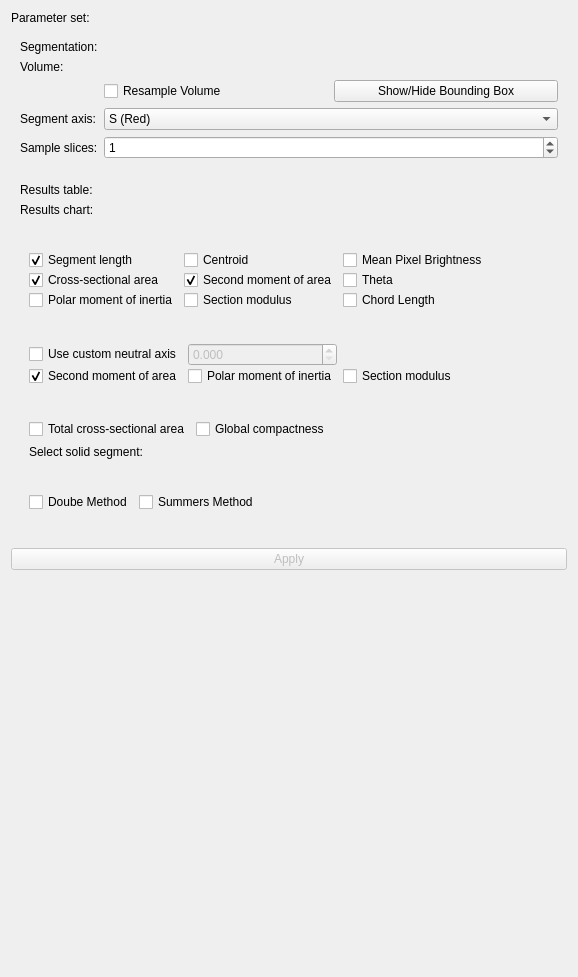
<?xml version="1.0" encoding="UTF-8"?>
<ui version="4.0">
 <class>SegmentSliceGeometry</class>
 <widget class="qMRMLWidget" name="SegmentSliceGeometry">
  <property name="geometry">
   <rect>
    <x>0</x>
    <y>0</y>
    <width>578</width>
    <height>977</height>
   </rect>
  </property>
  <property name="layoutDirection">
   <enum>Qt::LeftToRight</enum>
  </property>
  <layout class="QFormLayout" name="formLayout">
   <item row="0" column="1">
    <widget class="qMRMLNodeComboBox" name="parameterNodeSelector" native="true">
     <property name="toolTip">
      <string>Pick node to store parameter set</string>
     </property>
     <property name="nodeTypes" stdset="0">
      <stringlist>
       <string>vtkMRMLScriptedModuleNode</string>
      </stringlist>
     </property>
     <property name="showHidden" stdset="0">
      <bool>true</bool>
     </property>
     <property name="baseName" stdset="0">
      <string>SegmentSliceGeometry</string>
     </property>
     <property name="renameEnabled" stdset="0">
      <bool>true</bool>
     </property>
    </widget>
   </item>
   <item row="1" column="0" colspan="2">
    <widget class="ctkCollapsibleButton" name="basicCollapsibleButton" native="true">
     <property name="text" stdset="0">
      <string>Inputs</string>
     </property>
     <layout class="QFormLayout" name="formLayout_2">
      <item row="0" column="0">
       <widget class="QLabel" name="label">
        <property name="text">
         <string>Segmentation:</string>
        </property>
       </widget>
      </item>
      <item row="0" column="1">
       <widget class="qMRMLSegmentSelectorWidget" name="regionSegmentSelector" native="true">
        <property name="sizePolicy">
         <sizepolicy hsizetype="Expanding" vsizetype="Preferred">
          <horstretch>0</horstretch>
          <verstretch>0</verstretch>
         </sizepolicy>
        </property>
        <property name="segmentationNodeSelectorVisible" stdset="0">
         <bool>true</bool>
        </property>
       </widget>
      </item>
      <item row="2" column="0">
       <widget class="QLabel" name="label">
        <property name="text">
         <string>Volume:</string>
        </property>
       </widget>
      </item>
      <item row="2" column="1">
       <widget class="qMRMLNodeComboBox" name="volumeSelector" native="true">
        <property name="toolTip">
         <string>Pick the input to the algorithm.</string>
        </property>
        <property name="nodeTypes" stdset="0">
         <stringlist>
          <string>vtkMRMLScalarVolumeNode</string>
         </stringlist>
        </property>
        <property name="showChildNodeTypes" stdset="0">
         <bool>false</bool>
        </property>
        <property name="noneEnabled" stdset="0">
         <bool>true</bool>
        </property>
        <property name="addEnabled" stdset="0">
         <bool>false</bool>
        </property>
        <property name="removeEnabled" stdset="0">
         <bool>false</bool>
        </property>
       </widget>
      </item>
      <item row="3" column="1">
       <widget class="QFrame" name="frame_2">
        <layout class="QGridLayout" name="gridLayout_6">
         <property name="leftMargin">
          <number>0</number>
         </property>
         <property name="topMargin">
          <number>0</number>
         </property>
         <property name="rightMargin">
          <number>0</number>
         </property>
         <property name="bottomMargin">
          <number>0</number>
         </property>
         <property name="verticalSpacing">
          <number>0</number>
         </property>
         <item row="2" column="0">
          <widget class="QCheckBox" name="ResampleVolumecheckBox">
           <property name="text">
            <string>Resample Volume</string>
           </property>
           <property name="unchecked" stdset="0">
            <bool>true</bool>
           </property>
          </widget>
         </item>
         <item row="2" column="1">
          <widget class="QPushButton" name="BoundingBoxButton">
           <property name="text">
            <string>Show/Hide Bounding Box</string>
           </property>
           <property name="checkable">
            <bool>true</bool>
           </property>
           <property name="checked">
            <bool>false</bool>
           </property>
           <property name="autoRepeat">
            <bool>false</bool>
           </property>
           <property name="autoDefault">
            <bool>false</bool>
           </property>
           <property name="default">
            <bool>false</bool>
           </property>
           <property name="flat">
            <bool>false</bool>
           </property>
          </widget>
         </item>
        </layout>
       </widget>
      </item>
      <item row="5" column="0">
       <widget class="QLabel" name="label_3">
        <property name="text">
         <string>Segment axis:</string>
        </property>
       </widget>
      </item>
      <item row="5" column="1">
       <widget class="QComboBox" name="axisSelectorBox">
        <property name="currentIndex">
         <number>2</number>
        </property>
        <item>
         <property name="text">
          <string>R (Yellow)</string>
         </property>
        </item>
        <item>
         <property name="text">
          <string>A (Green)</string>
         </property>
        </item>
        <item>
         <property name="text">
          <string>S (Red)</string>
         </property>
        </item>
       </widget>
      </item>
      <item row="6" column="0">
       <widget class="QLabel" name="label_4">
        <property name="text">
         <string>Sample slices:</string>
        </property>
       </widget>
      </item>
      <item row="6" column="1">
       <widget class="QSpinBox" name="resamplespinBox">
        <property name="maximum">
         <number>50</number>
        </property>
        <property name="value">
         <number>1</number>
        </property>
       </widget>
      </item>
     </layout>
    </widget>
   </item>
   <item row="6" column="0" colspan="2">
    <widget class="ctkCollapsibleButton" name="basicCollapsibleButton_2" native="true">
     <property name="enabled">
      <bool>true</bool>
     </property>
     <property name="text" stdset="0">
      <string>Outputs</string>
     </property>
     <layout class="QFormLayout" name="formLayout_3">
      <item row="0" column="1">
       <widget class="qMRMLNodeComboBox" name="tableSelector" native="true">
        <property name="toolTip">
         <string>Pick the output to the algorithm.</string>
        </property>
        <property name="nodeTypes" stdset="0">
         <stringlist>
          <string>vtkMRMLTableNode</string>
         </stringlist>
        </property>
        <property name="showChildNodeTypes" stdset="0">
         <bool>false</bool>
        </property>
        <property name="noneEnabled" stdset="0">
         <bool>true</bool>
        </property>
        <property name="addEnabled" stdset="0">
         <bool>true</bool>
        </property>
        <property name="removeEnabled" stdset="0">
         <bool>true</bool>
        </property>
        <property name="editEnabled" stdset="0">
         <bool>true</bool>
        </property>
        <property name="renameEnabled" stdset="0">
         <bool>true</bool>
        </property>
        <property name="noneDisplay" stdset="0">
         <string>Create new table</string>
        </property>
       </widget>
      </item>
      <item row="0" column="0">
       <widget class="QLabel" name="label_6">
        <property name="text">
         <string>Results table:</string>
        </property>
       </widget>
      </item>
      <item row="1" column="0">
       <widget class="QLabel" name="label_4">
        <property name="text">
         <string>Results chart:</string>
        </property>
       </widget>
      </item>
      <item row="1" column="1">
       <widget class="qMRMLNodeComboBox" name="chartSelector" native="true">
        <property name="toolTip">
         <string>Pick the input to the algorithm.</string>
        </property>
        <property name="nodeTypes" stdset="0">
         <stringlist>
          <string>vtkMRMLPlotChartNode</string>
         </stringlist>
        </property>
        <property name="showChildNodeTypes" stdset="0">
         <bool>false</bool>
        </property>
        <property name="noneEnabled" stdset="0">
         <bool>true</bool>
        </property>
        <property name="addEnabled" stdset="0">
         <bool>false</bool>
        </property>
        <property name="removeEnabled" stdset="0">
         <bool>true</bool>
        </property>
        <property name="editEnabled" stdset="0">
         <bool>true</bool>
        </property>
        <property name="renameEnabled" stdset="0">
         <bool>true</bool>
        </property>
        <property name="noneDisplay" stdset="0">
         <string>Create new chart</string>
        </property>
       </widget>
      </item>
     </layout>
    </widget>
   </item>
   <item row="11" column="0">
    <widget class="QFrame" name="frame">
     <property name="frameShape">
      <enum>QFrame::StyledPanel</enum>
     </property>
     <property name="frameShadow">
      <enum>QFrame::Raised</enum>
     </property>
    </widget>
   </item>
   <item row="13" column="0">
    <widget class="QWidget" name="widget" native="true"/>
   </item>
   <item row="15" column="0" colspan="2">
    <widget class="QPushButton" name="applyButton">
     <property name="enabled">
      <bool>false</bool>
     </property>
     <property name="toolTip">
      <string>Run the algorithm.</string>
     </property>
     <property name="text">
      <string>Apply</string>
     </property>
    </widget>
   </item>
   <item row="16" column="0">
    <spacer name="verticalSpacer">
     <property name="orientation">
      <enum>Qt::Vertical</enum>
     </property>
     <property name="sizeHint" stdset="0">
      <size>
       <width>20</width>
       <height>40</height>
      </size>
     </property>
    </spacer>
   </item>
   <item row="8" column="0" colspan="2">
    <widget class="ctkCollapsibleButton" name="basicCollapsibleButton_3" native="true">
     <property name="text" stdset="0">
      <string>Advanced</string>
     </property>
     <property name="collapsed" stdset="0">
      <bool>false</bool>
     </property>
     <layout class="QFormLayout" name="formLayout_4">
      <item row="9" column="0" colspan="2">
       <widget class="ctkCollapsibleGroupBox" name="groupBox_1" native="true">
        <property name="title" stdset="0">
         <string>Select computations:</string>
        </property>
        <property name="collapsed" stdset="0">
         <bool>false</bool>
        </property>
        <layout class="QFormLayout" name="formLayout_5">
         <item row="0" column="0">
          <widget class="QFrame" name="frame_3">
           <layout class="QGridLayout" name="gridLayout_7">
            <property name="leftMargin">
             <number>0</number>
            </property>
            <property name="topMargin">
             <number>0</number>
            </property>
            <property name="rightMargin">
             <number>0</number>
            </property>
            <property name="bottomMargin">
             <number>0</number>
            </property>
            <property name="verticalSpacing">
             <number>0</number>
            </property>
            <item row="0" column="0">
             <widget class="QCheckBox" name="LengthcheckBox">
              <property name="text">
               <string>Segment length</string>
              </property>
              <property name="checked">
               <bool>true</bool>
              </property>
             </widget>
            </item>
            <item row="0" column="1">
             <widget class="QCheckBox" name="CentroidcheckBox">
              <property name="text">
               <string>Centroid</string>
              </property>
              <property name="checked">
               <bool>false</bool>
              </property>
             </widget>
            </item>
            <item row="1" column="2">
             <widget class="QCheckBox" name="ThetacheckBox">
              <property name="text">
               <string>Theta</string>
              </property>
              <property name="checked">
               <bool>false</bool>
              </property>
             </widget>
            </item>
            <item row="3" column="2">
             <widget class="QCheckBox" name="RcheckBox">
              <property name="text">
               <string>Chord Length</string>
              </property>
              <property name="checked">
               <bool>false</bool>
              </property>
             </widget>
            </item>
            <item row="1" column="0">
             <widget class="QCheckBox" name="CSAcheckBox">
              <property name="text">
               <string>Cross-sectional area</string>
              </property>
              <property name="checked">
               <bool>true</bool>
              </property>
             </widget>
            </item>
            <item row="0" column="2">
             <widget class="QCheckBox" name="IntensitycheckBox">
              <property name="text">
               <string>Mean Pixel Brightness</string>
              </property>
              <property name="checked">
               <bool>false</bool>
              </property>
             </widget>
            </item>
            <item row="1" column="1">
             <widget class="QCheckBox" name="SMAcheckBox_1">
              <property name="text">
               <string>Second moment of area</string>
              </property>
              <property name="checked">
               <bool>true</bool>
              </property>
             </widget>
            </item>
            <item row="3" column="1">
             <widget class="QCheckBox" name="MODcheckBox_1">
              <property name="text">
               <string>Section modulus</string>
              </property>
              <property name="checked">
               <bool>false</bool>
              </property>
             </widget>
            </item>
            <item row="3" column="0">
             <widget class="QCheckBox" name="PolarcheckBox_1">
              <property name="text">
               <string>Polar moment of inertia</string>
              </property>
              <property name="checked">
               <bool>false</bool>
              </property>
             </widget>
            </item>
           </layout>
          </widget>
         </item>
        </layout>
       </widget>
      </item>
      <item row="10" column="0">
       <widget class="Line" name="line">
        <property name="orientation">
         <enum>Qt::Horizontal</enum>
        </property>
       </widget>
      </item>
      <item row="11" column="0" colspan="2">
       <widget class="ctkCollapsibleGroupBox" name="groupBox_2" native="true">
        <property name="title" stdset="0">
         <string>Compute with custom neutral axis:</string>
        </property>
        <property name="collapsed" stdset="0">
         <bool>false</bool>
        </property>
        <layout class="QFormLayout" name="formLayout_6">
         <item row="0" column="0">
          <widget class="QFrame" name="frame_4">
           <layout class="QGridLayout" name="gridLayout_8">
            <property name="leftMargin">
             <number>0</number>
            </property>
            <property name="topMargin">
             <number>0</number>
            </property>
            <property name="rightMargin">
             <number>0</number>
            </property>
            <property name="bottomMargin">
             <number>0</number>
            </property>
            <property name="verticalSpacing">
             <number>0</number>
            </property>
            <item row="0" column="0">
             <widget class="QCheckBox" name="OrientationcheckBox">
              <property name="text">
               <string>Use custom neutral axis</string>
              </property>
              <property name="checkable">
               <bool>true</bool>
              </property>
             </widget>
            </item>
            <item row="1" column="0">
             <widget class="QCheckBox" name="SMAcheckBox_2">
              <property name="enabled">
               <bool>true</bool>
              </property>
              <property name="text">
               <string>Second moment of area</string>
              </property>
              <property name="checked">
               <bool>true</bool>
              </property>
             </widget>
            </item>
            <item row="1" column="2">
             <widget class="QCheckBox" name="MODcheckBox_2">
              <property name="enabled">
               <bool>true</bool>
              </property>
              <property name="text">
               <string>Section modulus</string>
              </property>
              <property name="checked">
               <bool>false</bool>
              </property>
             </widget>
            </item>
            <item row="1" column="1">
             <widget class="QCheckBox" name="PolarcheckBox_2">
              <property name="enabled">
               <bool>true</bool>
              </property>
              <property name="text">
               <string>Polar moment of inertia</string>
              </property>
              <property name="checked">
               <bool>false</bool>
              </property>
             </widget>
            </item>
            <item row="0" column="1">
             <widget class="QDoubleSpinBox" name="orientationspinBox">
              <property name="enabled">
               <bool>false</bool>
              </property>
              <property name="decimals">
               <number>3</number>
              </property>
              <property name="maximum">
               <double>360.000000000000000</double>
              </property>
              <property name="singleStep">
               <double>1.000000000000000</double>
              </property>
             </widget>
            </item>
           </layout>
          </widget>
         </item>
        </layout>
       </widget>
      </item>
      <item row="12" column="0">
       <widget class="Line" name="line_4">
        <property name="orientation">
         <enum>Qt::Horizontal</enum>
        </property>
       </widget>
      </item>
      <item row="13" column="0" colspan="2">
       <widget class="ctkCollapsibleGroupBox" name="groupBox_2" native="true">
        <property name="title" stdset="0">
         <string>Total cross-sectional area and global compactness:</string>
        </property>
        <property name="collapsed" stdset="0">
         <bool>false</bool>
        </property>
        <layout class="QFormLayout" name="formLayout_7">
         <item row="0" column="0">
          <widget class="QCheckBox" name="TotalAreacheckBox">
           <property name="text">
            <string>Total cross-sectional area</string>
           </property>
           <property name="checked">
            <bool>false</bool>
           </property>
          </widget>
         </item>
         <item row="0" column="1">
          <widget class="QCheckBox" name="CompactnesscheckBox"> 
           <property name="text">
            <string>Global compactness</string>
           </property>
           <property name="checked">
            <bool>false</bool>
           </property>
          </widget>
         </item>
         <item row="1" column="0">
          <widget class="QLabel" name="label">
           <property name="text">
            <string>Select solid segment:</string>
           </property>
          </widget>
         </item>
         <item row="1" column="2">
          <widget class="qMRMLSegmentSelectorWidget" name="areaSegmentSelector" native="true">
           <property name = "enabled">
            <bool>false</bool>
           </property> 
           <property name="sizePolicy">
            <sizepolicy hsizetype="Expanding" vsizetype="Preferred">
             <horstretch>0</horstretch>
             <verstretch>0</verstretch>
            </sizepolicy>
           </property>
           <property name="segmentationNodeSelectorVisible" stdset="0">
            <bool>true</bool>
           </property>
          </widget>
         </item>
        </layout>
       </widget>
      </item>
      <item row="14" column="0">
       <widget class="Line" name="line_3">
        <property name="orientation">
         <enum>Qt::Horizontal</enum>
        </property>
       </widget>
      </item>
      <item row="15" column="0" colspan="2">
       <widget class="ctkCollapsibleGroupBox" name="groupBox_3" native="true">
        <property name="title" stdset="0">
         <string>Calculate unitless values:</string>
        </property>
        <property name="collapsed" stdset="0">
         <bool>true</bool>
        </property>
        <layout class="QFormLayout" name="formLayout_7">
         <item row="0" column="0">
          <widget class="QCheckBox" name="DoubecheckBox">
           <property name="text">
            <string>Doube Method</string>
           </property>
           <property name="checked">
            <bool>false</bool>
           </property>
          </widget>
         </item>
         <item row="0" column="1">
          <widget class="QCheckBox" name="SummerscheckBox">
           <property name="text">
            <string>Summers Method</string>
           </property>
           <property name="checked">
            <bool>false</bool>
           </property>
          </widget>
         </item>
        </layout>
       </widget>
      </item>
     </layout>
    </widget>
   </item>
   <item row="0" column="0">
    <widget class="QLabel" name="parameterSetLabel">
     <property name="text">
      <string>Parameter set: </string>
     </property>
    </widget>
   </item>
  </layout>
 </widget>
 <customwidgets>
  <customwidget>
   <class>qMRMLNodeComboBox</class>
   <extends>QWidget</extends>
   <header>qMRMLNodeComboBox.h</header>
  </customwidget>
  <customwidget>
   <class>qMRMLWidget</class>
   <extends>QWidget</extends>
   <header>qMRMLWidget.h</header>
   <container>1</container>
  </customwidget>
  <customwidget>
   <class>ctkCollapsibleButton</class>
   <extends>QWidget</extends>
   <header>ctkCollapsibleButton.h</header>
   <container>1</container>
  </customwidget>
  <customwidget>
   <class>ctkCollapsibleGroupBox</class>
   <extends>QWidget</extends>
   <header>ctkcollapsiblegroupbox.h</header>
   <container>1</container>
  </customwidget>
  <customwidget>
   <class>qMRMLSegmentSelectorWidget</class>
   <extends>qMRMLWidget</extends>
   <header>qMRMLSegmentSelectorWidget.h</header>
   <container>1</container>
  </customwidget>
 </customwidgets>
 <resources/>
 <connections>
  <connection>
   <sender>SegmentSliceGeometry</sender>
   <signal>mrmlSceneChanged(vtkMRMLScene*)</signal>
   <receiver>volumeSelector</receiver>
   <slot>setMRMLScene(vtkMRMLScene*)</slot>
   <hints>
    <hint type="sourcelabel">
     <x>122</x>
     <y>132</y>
    </hint>
    <hint type="destinationlabel">
     <x>208</x>
     <y>97</y>
    </hint>
   </hints>
  </connection>
  <connection>
   <sender>SegmentSliceGeometry</sender>
   <signal>mrmlSceneChanged(vtkMRMLScene*)</signal>
   <receiver>parameterNodeSelector</receiver>
   <slot>setMRMLScene(vtkMRMLScene*)</slot>
   <hints>
    <hint type="sourcelabel">
     <x>28</x>
     <y>267</y>
    </hint>
    <hint type="destinationlabel">
     <x>112</x>
     <y>27</y>
    </hint>
   </hints>
  </connection>
  <connection>
   <sender>SegmentSliceGeometry</sender>
   <signal>mrmlSceneChanged(vtkMRMLScene*)</signal>
   <receiver>tableSelector</receiver>
   <slot>setMRMLScene(vtkMRMLScene*)</slot>
   <hints>
    <hint type="sourcelabel">
     <x>143</x>
     <y>277</y>
    </hint>
    <hint type="destinationlabel">
     <x>335</x>
     <y>226</y>
    </hint>
   </hints>
  </connection>
  <connection>
   <sender>SegmentSliceGeometry</sender>
   <signal>mrmlSceneChanged(vtkMRMLScene*)</signal>
   <receiver>chartSelector</receiver>
   <slot>setMRMLScene(vtkMRMLScene*)</slot>
   <hints>
    <hint type="sourcelabel">
     <x>227</x>
     <y>312</y>
    </hint>
    <hint type="destinationlabel">
     <x>224</x>
     <y>219</y>
    </hint>
   </hints>
  </connection>
  <connection>
   <sender>SegmentSliceGeometry</sender>
   <signal>mrmlSceneChanged(vtkMRMLScene*)</signal>
   <receiver>regionSegmentSelector</receiver>
   <slot>setMRMLScene(vtkMRMLScene*)</slot>
   <hints>
    <hint type="sourcelabel">
     <x>144</x>
     <y>351</y>
    </hint>
    <hint type="destinationlabel">
     <x>260</x>
     <y>71</y>
    </hint>
   </hints>
  </connection>
  <connection>
   <sender>SegmentSliceGeometry</sender>
   <signal>mrmlSceneChanged(vtkMRMLScene*)</signal>
   <receiver>areaSegmentSelector</receiver>
   <slot>setMRMLScene(vtkMRMLScene*)</slot>
   <hints>
    <hint type="sourcelabel">
     <x>144</x>
     <y>351</y>
    </hint>
    <hint type="destinationlabel">
     <x>260</x>
     <y>71</y>
    </hint>
   </hints>
  </connection>
 </connections>
</ui>
